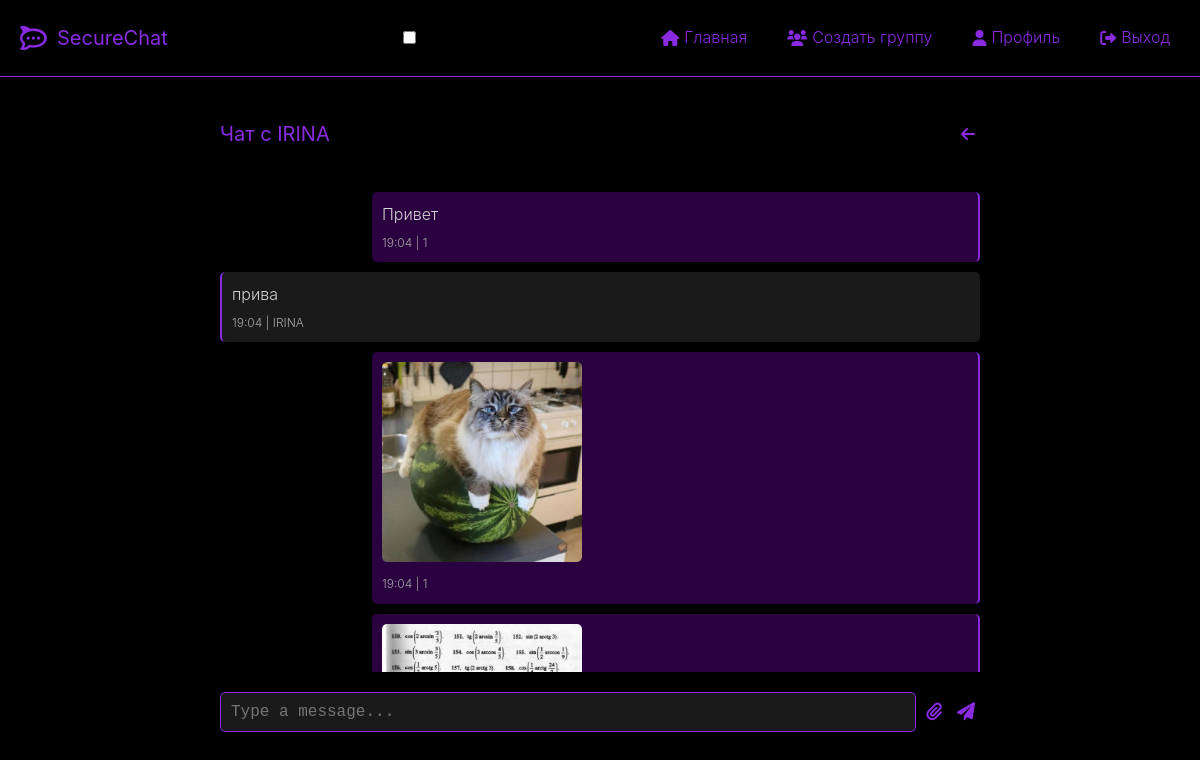
/chat/1 (signed in), run on the app's committed database.
### app.py (models this page shows, shortened)
class Message(db.Model):
    id = db.Column(db.Integer, primary_key=True)
    chat_id = db.Column(db.Integer, db.ForeignKey('chat.id'))
    sender_id = db.Column(db.Integer, db.ForeignKey('user.id'))
    content = db.Column(db.Text, nullable=True)
    file_path = db.Column(db.String(200), nullable=True)
    timestamp = db.Column(db.DateTime, index=True, default=datetime.utcnow)
    sender = db.relationship('User', backref='messages')

class User(UserMixin, db.Model):
    id = db.Column(db.Integer, primary_key=True)
    username = db.Column(db.String(150), nullable=False, unique=True)
    password_hash = db.Column(db.String(150), nullable=True)
    oauth_provider = db.Column(db.String(50), nullable=True)
    oauth_id = db.Column(db.String(100), nullable=True)
    avatar_path = db.Column(db.String(200), nullable=True)
    description = db.Column(db.Text, nullable=True)

### app.py (the view)
@app.route('/chat/<int:chat_id>', methods=['GET'])
@login_required
def chat_view(chat_id):
    chat = Chat.query.get_or_404(chat_id)
    membership = ChatMembership.query.filter_by(chat_id=chat_id, user_id=current_user.id).first()
    if not membership:
        abort(403)
    messages = chat.messages.order_by(Message.timestamp.asc()).all()
    session[f'last_read_{chat.id}_{current_user.id}'] = datetime.now(timezone.utc).replace(tzinfo=None)
    if chat.is_group:
        chat_name = chat.name if chat.name else "Групповой чат"
    else:
        memberships = ChatMembership.query.filter_by(chat_id=chat.id).all()
        other_user = None
        for m in memberships:
            if m.user_id != current_user.id:
                other_user = m.user
                break
        chat_name = f"Чат с {other_user.username}" if other_user else "Чат"
    return render_template('chat.html', chat=chat, messages=messages, chat_name=chat_name)

### app.py (called while the page is built)
@app.template_filter('datetimeformat')
def datetimeformat_filter(value, format='%d.%m.%Y %H:%M'):
    if value is None:
        return ""
    return value.strftime(format)

@login_manager.user_loader
def load_user(user_id):
    return db.session.get(User, int(user_id))

### templates/chat.html (shortened to what this page needs)
{% extends "layout.html" %}
{% block content %}
<main>
    <div class="chat">
        <div class="chat-header">
            <h1>{{ chat_name }}</h1>
            <a href="{{ url_for('dashboard') }}" class="btn back-btn">
                <i class="fas fa-arrow-left"></i>
            </a>
        </div>
        <div class="messages">
            {% for message in messages %}
            <div class="message {% if message.sender_id == current_user.id %}outgoing{% else %}incoming{% endif %}">
                <div class="message-content">
                    {% if message.content %}
                        <p>{{ message.content }}</p>
                    {% endif %}
                    {% if message.file_path %}
                        <div class="file-preview">
                            {% if message.file_path.lower().endswith(('.png', '.jpg', '.jpeg', '.gif')) %}
                                <img src="{{ url_for('uploaded_file', filename=message.file_path) }}"
                                     alt="Image"
                                     class="message-image">
                            {% else %}
                                <a href="{{ url_for('uploaded_file', filename=message.file_path) }}"
                                   download
                                   class="btn">
                                    <i class="fas fa-download"></i>
                                </a>
                            {% endif %}
                        </div>
                    {% endif %}
                    <span class="timestamp">
                        {{ message.timestamp | datetimeformat('%H:%M') }} |
                        {{ message.sender.username }}
                    </span>
                </div>
            </div>
            {% endfor %}
        </div>
        <form id="messageForm" enctype="multipart/form-data">
            <div class="input-group">
                <textarea name="message"
                          placeholder="Type a message..."
                          rows="1"></textarea>
                <label class="file-upload">
                    <i class="fas fa-paperclip"></i>
                </label>
                <button type="submit" class="btn send-btn">
                    <i class="fas fa-paper-plane"></i>
                </button>
            </div>
        </form>
    </div>
</main>
{% endblock %}

### templates/layout.html (shortened to what this page needs)
<!DOCTYPE html>
<html lang="ru">
<head>
    <link rel="stylesheet" href="https://cdnjs.cloudflare.com/ajax/libs/font-awesome/6.0.0/css/all.min.css">
</head>
<body>
    <header>
        <nav>
            <div class="logo">
                <i class="fab fa-rocketchat"></i>
                <span>SecureChat</span>
            </div>
            <input type="checkbox" id="menu-toggle">
            <ul class="menu">
                {% if current_user.is_authenticated %}
                    <li><a href="{{ url_for('dashboard') }}"><i class="fas fa-home"></i>Главная</a></li>
                    <li><a href="{{ url_for('create_group') }}"><i class="fas fa-users"></i>Создать группу</a></li>
                    <li><a href="{{ url_for('profile') }}"><i class="fas fa-user"></i>Профиль</a></li>
                    <li><a href="{{ url_for('logout') }}"><i class="fas fa-sign-out-alt"></i>Выход</a></li>
                {% else %}
                    <li><a href="{{ url_for('login') }}"><i class="fas fa-sign-in-alt"></i>Вход</a></li>
                    <li><a href="{{ url_for('register') }}"><i class="fas fa-user-plus"></i>Регистрация</a></li>
                {% endif %}
            </ul>
        </nav>
    </header>
    <main>
        {% block content %}{% endblock %}
    </main>
</body>
</html>

### templates/layout.html (style rules this page uses)
* { margin: 0; padding: 0; box-sizing: border-box; }
body { background-color: #000000; color: #D3D3D3; font-family: 'Inter', sans-serif; font-weight: 300; line-height: 1.6; }
header { padding: 20px; border-bottom: 1px solid #8A2BE2; }
nav { max-width: 1200px; margin: 0 auto; display: flex; justify-content: space-between; align-items: center; }
.logo { display: flex; align-items: center; gap: 10px; font-size: 20px; font-weight: 400; color: #8A2BE2; }
.logo i { font-size: 24px; }
.menu { list-style: none; display: flex; gap: 20px; }
.menu li a { color: #8A2BE2; text-decoration: none; font-size: 16px; display: flex; align-items: center; gap: 5px; padding: 5px 10px; }
main { max-width: 1200px; margin: 20px auto; padding: 0 20px; }

### templates/chat.html (style rules this page uses)
body { background-color: #000000; color: #D3D3D3; font-family: 'Inter', sans-serif; margin: 0; padding: 0; }
.chat { max-width: 800px; margin: 20px auto; padding: 20px; }
.chat-header { display: flex; justify-content: space-between; align-items: center; padding-bottom: 20px; }
.chat-header h1 { font-size: 20px; font-weight: 400; color: #8A2BE2; margin: 0; }
.btn { background: none; border: none; color: #8A2BE2; cursor: pointer; font-size: 16px; padding: 5px; }
.messages { max-height: 500px; overflow-y: auto; padding: 10px 0; }
.message { margin: 10px 0; }
.message-content { padding: 10px; border-radius: 5px; }
.incoming .message-content { background: #1A1A1A; border-left: 2px solid #8A2BE2; }
.outgoing .message-content { background: #2A0040; border-right: 2px solid #8A2BE2; margin-left: 20%; }
.message p { margin: 0; font-size: 16px; font-weight: 300; }
.timestamp { font-size: 12px; color: #A9A9A9; display: block; margin-top: 5px; }
.message-image { max-width: 200px; border-radius: 5px; }
.input-group { display: flex; align-items: center; gap: 10px; padding-top: 20px; }
textarea { flex-grow: 1; background: #1A1A1A; border: 1px solid #8A2BE2; border-radius: 5px; color: #D3D3D3; padding: 10px; font-size: 16px; resize: none; min-height: 40px; }
.file-upload, .send-btn { background: none; border: none; color: #8A2BE2; cursor: pointer; font-size: 18px; }

### data on the page
Message: content "Привет", timestamp "19:04", sender.username "1"
Message: content "прива", timestamp "19:04", sender.username "IRINA"
Message: file_path (picture), timestamp "19:04", sender.username "1"
Message: file_path (picture)

### other printed values
{{ chat_name }} "Чат с IRINA"
